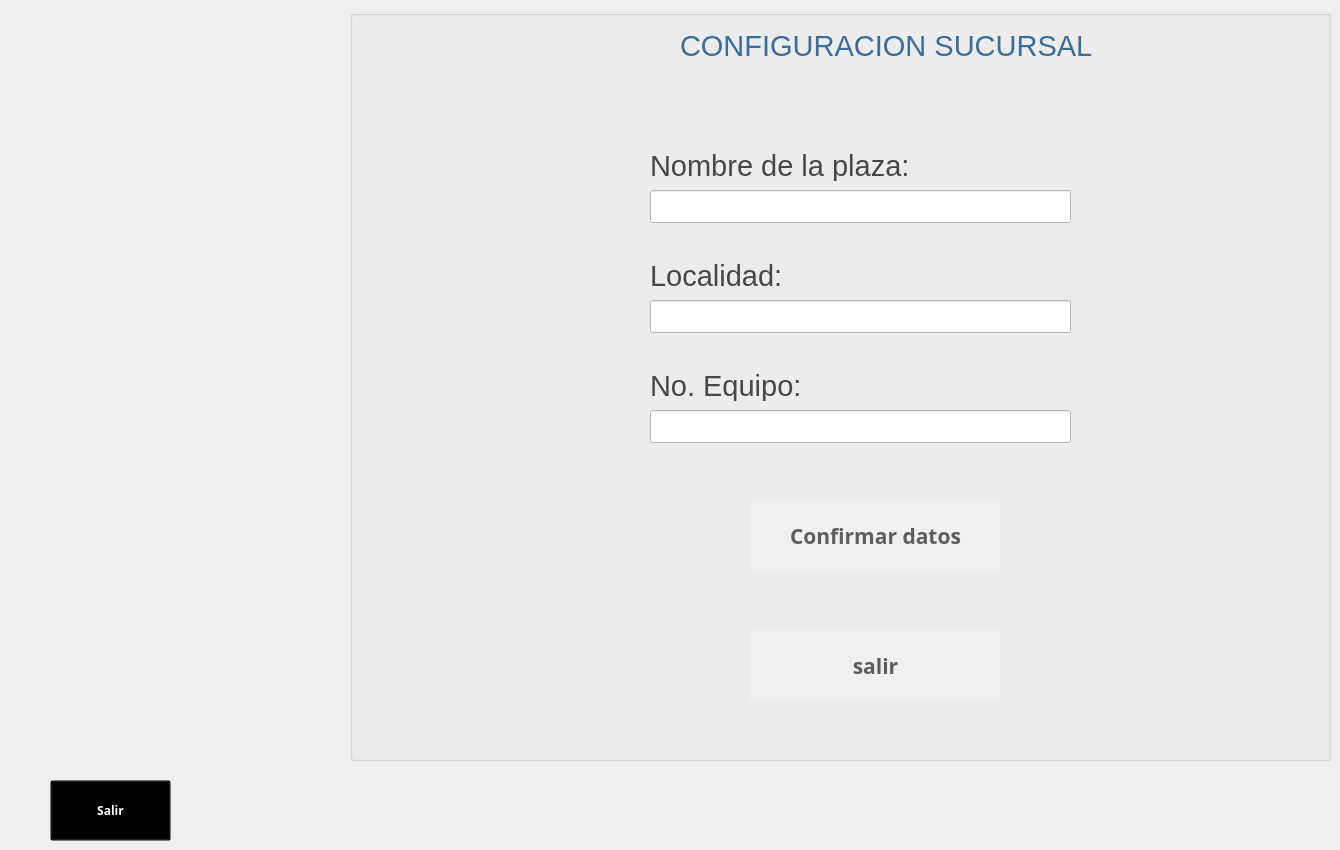
   <widget class="QWidget" name="page_4">
    <widget class="QPushButton" name="salirplaza">
     <property name="geometry">
      <rect>
       <x>50</x>
       <y>780</y>
       <width>121</width>
       <height>61</height>
      </rect>
     </property>
     <property name="font">
      <font>
       <family>Sans Serif</family>
       <weight>75</weight>
       <italic>false</italic>
       <bold>true</bold>
      </font>
     </property>
     <property name="styleSheet">
      <string notr="true">background-color:transparent;
color:white;
</string>
     </property>
     <property name="text">
      <string>Salir</string>
     </property>
     <property name="icon">
      <iconset>
       <normaloff>../../../../../../../media/iconos/fb5.png</normaloff>../../../../../../../media/iconos/fb5.png</iconset>
     </property>
     <property name="iconSize">
      <size>
       <width>128</width>
       <height>128</height>
      </size>
     </property>
    </widget>
    <widget class="QGroupBox" name="groupBox_2">
     <property name="geometry">
      <rect>
       <x>350</x>
       <y>10</y>
       <width>981</width>
       <height>751</height>
      </rect>
     </property>
     <property name="title">
      <string/>
     </property>
     <widget class="QLabel" name="ltime_10">
      <property name="geometry">
       <rect>
        <x>300</x>
        <y>250</y>
        <width>391</width>
        <height>31</height>
       </rect>
      </property>
      <property name="font">
       <font>
        <family>Segoe UI</family>
        <pointsize>22</pointsize>
        <weight>50</weight>
        <italic>false</italic>
        <bold>false</bold>
       </font>
      </property>
      <property name="styleSheet">
       <string notr="true">background-color:transparent;
color:rgb(71, 71, 71)
</string>
      </property>
      <property name="text">
       <string>Localidad: </string>
      </property>
     </widget>
     <widget class="QLineEdit" name="lnom">
      <property name="geometry">
       <rect>
        <x>300</x>
        <y>180</y>
        <width>421</width>
        <height>33</height>
       </rect>
      </property>
      <property name="styleSheet">
       <string notr="true">background-color:white;
color:black;</string>
      </property>
     </widget>
     <widget class="QLineEdit" name="leq">
      <property name="geometry">
       <rect>
        <x>300</x>
        <y>400</y>
        <width>421</width>
        <height>33</height>
       </rect>
      </property>
      <property name="styleSheet">
       <string notr="true">background-color:white;
color:black;</string>
      </property>
     </widget>
     <widget class="QLabel" name="ltime_37">
      <property name="geometry">
       <rect>
        <x>300</x>
        <y>360</y>
        <width>491</width>
        <height>31</height>
       </rect>
      </property>
      <property name="font">
       <font>
        <family>Segoe UI</family>
        <pointsize>22</pointsize>
        <weight>50</weight>
        <italic>false</italic>
        <bold>false</bold>
       </font>
      </property>
      <property name="styleSheet">
       <string notr="true">background-color:transparent;
color:rgb(71, 71, 71)
</string>
      </property>
      <property name="text">
       <string>No. Equipo:</string>
      </property>
     </widget>
     <widget class="QPushButton" name="bsalirsucursal">
      <property name="geometry">
       <rect>
        <x>400</x>
        <y>620</y>
        <width>251</width>
        <height>71</height>
       </rect>
      </property>
      <property name="font">
       <font>
        <family>Ubuntu Mono</family>
        <pointsize>16</pointsize>
        <weight>75</weight>
        <italic>false</italic>
        <bold>true</bold>
        <underline>false</underline>
       </font>
      </property>
      <property name="toolTip">
       <string>Ayuda</string>
      </property>
      <property name="toolTipDuration">
       <number>3</number>
      </property>
      <property name="whatsThis">
       <string extracomment="help"/>
      </property>
      <property name="styleSheet">
       <string notr="true">background-color:rgb(240, 240, 240);
color:rgb(93, 93, 93);
border-radius:80%</string>
      </property>
      <property name="text">
       <string>salir</string>
      </property>
      <property name="icon">
       <iconset>
        <normaloff>../../../../../../cajsSATELITE/eum/app/cajeroF/iconos/fb5.png</normaloff>../../../../../../cajsSATELITE/eum/app/cajeroF/iconos/fb5.png</iconset>
      </property>
      <property name="iconSize">
       <size>
        <width>40</width>
        <height>40</height>
       </size>
      </property>
     </widget>
     <widget class="QPushButton" name="bconfirmarplaza">
      <property name="geometry">
       <rect>
        <x>400</x>
        <y>490</y>
        <width>251</width>
        <height>71</height>
       </rect>
      </property>
      <property name="font">
       <font>
        <family>Ubuntu Mono</family>
        <pointsize>16</pointsize>
        <weight>75</weight>
        <italic>false</italic>
        <bold>true</bold>
        <underline>false</underline>
       </font>
      </property>
      <property name="toolTip">
       <string>Ayuda</string>
      </property>
      <property name="toolTipDuration">
       <number>3</number>
      </property>
      <property name="whatsThis">
       <string extracomment="help"/>
      </property>
      <property name="styleSheet">
       <string notr="true">background-color:rgb(240, 240, 240);
color:rgb(93, 93, 93);
border-radius:80%</string>
      </property>
      <property name="text">
       <string>Confirmar datos</string>
      </property>
      <property name="icon">
       <iconset>
        <normaloff>../../../../../../cajsSATELITE/eum/app/cajeroF/iconos/fl.png</normaloff>../../../../../../cajsSATELITE/eum/app/cajeroF/iconos/fl.png</iconset>
      </property>
      <property name="iconSize">
       <size>
        <width>40</width>
        <height>40</height>
       </size>
      </property>
     </widget>
     <widget class="QLabel" name="ltime_9">
      <property name="geometry">
       <rect>
        <x>300</x>
        <y>140</y>
        <width>381</width>
        <height>31</height>
       </rect>
      </property>
      <property name="font">
       <font>
        <family>Segoe UI</family>
        <pointsize>22</pointsize>
        <weight>50</weight>
        <italic>false</italic>
        <bold>false</bold>
       </font>
      </property>
      <property name="styleSheet">
       <string notr="true">background-color:transparent;
color:rgb(71, 71, 71)
</string>
      </property>
      <property name="text">
       <string>Nombre de la plaza: </string>
      </property>
     </widget>
     <widget class="QLineEdit" name="lloc">
      <property name="geometry">
       <rect>
        <x>300</x>
        <y>290</y>
        <width>421</width>
        <height>33</height>
       </rect>
      </property>
      <property name="styleSheet">
       <string notr="true">background-color:white;
color:black;</string>
      </property>
     </widget>
     <widget class="QLabel" name="ltime_11">
      <property name="geometry">
       <rect>
        <x>330</x>
        <y>20</y>
        <width>491</width>
        <height>31</height>
       </rect>
      </property>
      <property name="font">
       <font>
        <family>Segoe UI</family>
        <pointsize>22</pointsize>
        <weight>50</weight>
        <italic>false</italic>
        <bold>false</bold>
       </font>
      </property>
      <property name="styleSheet">
       <string notr="true">background-color:transparent;
color:rgb(59, 109, 153);

</string>
      </property>
      <property name="text">
       <string>CONFIGURACION SUCURSAL</string>
      </property>
     </widget>
    </widget>
   </widget>
